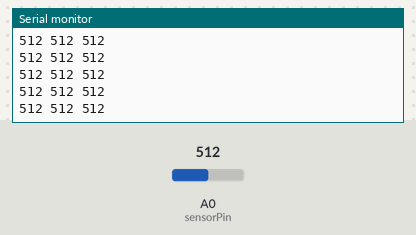
The sketch below on a simulated Arduino Uno, built with avr-gcc and run on an emulated ATmega328P. On the bench: the last lines printed to the serial monitor. Inputs (shaded band) come from the test bench; at power-on: A0 (sensorPin) = 512.

Above: at 1.2 s.
1.3 s: A0 (sensorPin) set to 716
At 1.36 s:
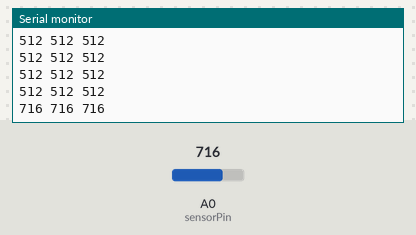
2.8 s: A0 (sensorPin) set to 900
At 2.81 s:
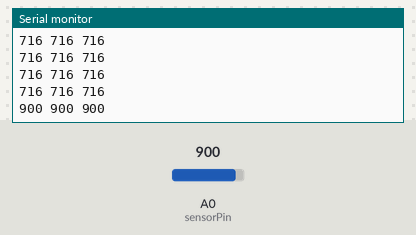
Timing chart, 0 to 5.8 s (numbered marks = the images above; inputs shaded):
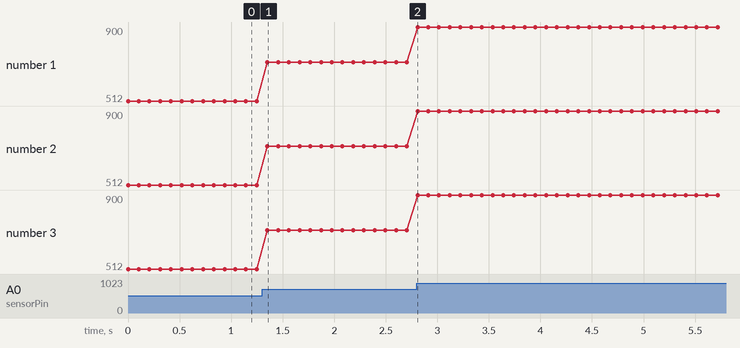

The sketch:

noise_reduction.ino
```cpp
int sensorPin = A0; //sensor pin

// reading samples
int readMean(int pin, int samples){
  // reading sum
  int sum = 0;
  for (int i = 0; i < samples; i++){
    sum = sum + analogRead(pin);
  }
  sum = sum/samples;
  return sum;
}

// some number of samples from the sensor; reurns median
int readMedian (int pin, int samples){
  int raw[samples];
  for (int i = 0; i < samples; i++){
    raw[i] = analogRead(pin);
  }

  // sorting values
  int temp = 0;
  for (int i = 0; i < samples; i++){
    for (int j = i; j < samples - 1; j++){
      // Check if values out of order
      if (raw[j] > raw[j + 1]){
        // If so, swap them
        temp = raw[j];
        raw[j] = raw[j + 1];
        raw[j + 1] = temp;
      }
    }
  }

  return raw[samples/2];
}

void setup(){
  Serial.begin(9600);
}

void loop(){
  // value from sensor
  Serial.print(analogRead(sensorPin));
  Serial.print(" ");
  Serial.print(readMean(sensorPin, 15));
  Serial.print(" ");
  Serial.println(readMedian(sensorPin, 15));
  delay(100); // delay for serial
}
```

Measured:
- after the input at 1.3 s, the serial monitor: prints a new line after 0.05 s (image 1)
- after the input at 2.8 s, the serial monitor: prints a new line at once (image 2)
- plotted number 1: 512 → 716 after the input at 1.3 s, 716 → 900 after the input at 2.8 s
- plotted number 2: 512 → 716 after the input at 1.3 s, 716 → 900 after the input at 2.8 s
- plotted number 3: 512 → 716 after the input at 1.3 s, 716 → 900 after the input at 2.8 s
